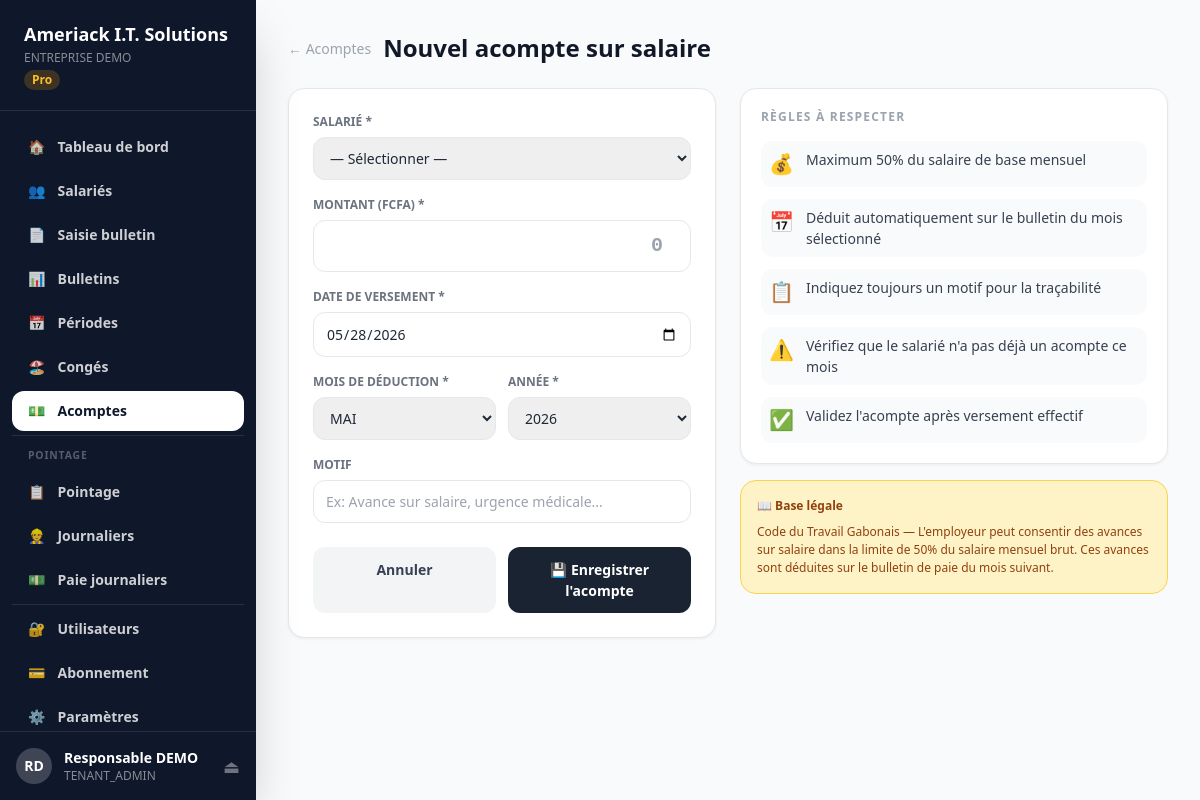
The page /acomptes/nouveau (signed in) on the database its author committed.
### models.py (models this page shows, shortened)
class Tenant(db.Model):
    __tablename__ = "tenants"
    id               = db.Column(db.Integer, primary_key=True)
    slug             = db.Column(db.String(50), nullable=False, unique=True)   # ex: maentreprise
    denomination     = db.Column(db.String(200), nullable=False)
    sigle            = db.Column(db.String(50))
    activite         = db.Column(db.String(200))
    secteur          = db.Column(db.String(200))
    nif              = db.Column(db.String(50))
    numero_cnss      = db.Column(db.String(50))
    numero_cnamgs    = db.Column(db.String(50))
    adresse          = db.Column(db.String(300))
    boite_postale    = db.Column(db.String(20))
    telephone        = db.Column(db.String(20))
    ville            = db.Column(db.String(100), default="Libreville")
    region           = db.Column(db.String(100))
    pays             = db.Column(db.String(100), default="Gabon")
    plan_id          = db.Column(db.Integer, db.ForeignKey("plans.id"))
    statut           = db.Column(db.String(20), default="ACTIF")   # ACTIF, SUSPENDU, ESSAI
    date_inscription = db.Column(db.DateTime, default=datetime.utcnow)
    date_expiration  = db.Column(db.DateTime)
    token_api        = db.Column(db.String(64), unique=True)
    logo_url         = db.Column(db.String(500))
    utilisateurs  = db.relationship("Utilisateur", backref="tenant", lazy=True, foreign_keys="Utilisateur.tenant_id")
    salaries      = db.relationship("Salarie", backref="tenant", lazy=True)
    periodes      = db.relationship("PeriodePaie", backref="tenant", lazy=True)
    categories    = db.relationship("CategorieEmploi", backref="tenant", lazy=True)

class Plan(db.Model):
    __tablename__ = "plans"
    id               = db.Column(db.Integer, primary_key=True)
    code             = db.Column(db.String(20), nullable=False, unique=True)
    nom              = db.Column(db.String(100), nullable=False)
    prix_mensuel     = db.Column(db.Numeric(12,2), nullable=False)
    max_salaries     = db.Column(db.Integer)          # None = illimité
    max_utilisateurs = db.Column(db.Integer)
    description      = db.Column(db.Text)
    actif            = db.Column(db.Boolean, default=True)
    tenants = db.relationship("Tenant", backref="plan", lazy=True)

class Utilisateur(db.Model, UserMixin):
    __tablename__ = "utilisateurs"
    id                 = db.Column(db.Integer, primary_key=True)
    nom                = db.Column(db.String(100), nullable=False)
    prenom             = db.Column(db.String(100), nullable=False)
    email              = db.Column(db.String(200), nullable=False, unique=True)
    mot_de_passe_hash  = db.Column(db.String(256), nullable=False)
    role               = db.Column(db.String(30), default="GESTIONNAIRE")
    tenant_id          = db.Column(db.Integer, db.ForeignKey("tenants.id"), nullable=True)
    actif              = db.Column(db.Boolean, default=True)
    derniere_connexion = db.Column(db.DateTime)
    date_creation      = db.Column(db.DateTime, default=datetime.utcnow)
    @property
    def nom_complet(self): return f"{self.prenom} {self.nom}"
    @property
    def is_super_admin(self): return self.role == "SUPER_ADMIN"
    @property
    def is_tenant_admin(self): return self.role in ("SUPER_ADMIN","TENANT_ADMIN")
    @property
    def can_edit(self): return self.role in ("SUPER_ADMIN","TENANT_ADMIN","GESTIONNAIRE")

### app.py (the view, shortened to what this page needs)
@app.route("/acomptes/nouveau", methods=["GET","POST"])
@login_required
def acompte_nouveau():
    if current_user.is_super_admin: return redirect(url_for("admin_dashboard"))
    t = get_tenant()
    if not t: return redirect(url_for("login"))
    if not current_user.can_edit: abort(403)
    salaries_list = Salarie.query.filter_by(tenant_id=t.id, statut="ACTIF").order_by(Salarie.nom).all()
    return render_template("tenant/acompte_form.html", tenant=t, salaries=salaries_list, now=datetime.now())

### app.py (called while the page is built)
@login_manager.user_loader
def load_user(uid): return Utilisateur.query.get(int(uid))

def get_tenant():
    if current_user.is_super_admin:
        return None
    return current_user.tenant

@app.context_processor
def inject_globals(): return {"now":datetime.now(),"enumerate":enumerate}

### templates/tenant/acompte_form.html (shortened to what this page needs)
{% extends "tenant/base.html" %}
{% block content %}
<div style="display:flex;align-items:center;gap:.75rem;margin-bottom:1.5rem">
  <a href="/acomptes" style="color:#9ca3af;font-size:.875rem;text-decoration:none">← Acomptes</a>
  <h1 class="text-2xl font-black text-gray-900">Nouvel acompte sur salaire</h1>
</div>
<div style="display:grid;grid-template-columns:1fr 1fr;gap:1.5rem">
  <div class="card p-6">
    <form method="POST" action="/acomptes/nouveau" class="space-y-4">
      <div>
        <label style="display:block;font-size:.75rem;font-weight:700;color:#6b7280;text-transform:uppercase;margin-bottom:.375rem">Salarié *</label>
        <select name="salarie_id" id="sel_salarie" required
          style="width:100%;border:1px solid #e5e7eb;border-radius:.75rem;padding:.625rem .75rem;font-size:.875rem"
          onchange="chargerSalaire(this.value)">
          <option value="">— Sélectionner —</option>
        </select>
      </div>
      <div>
        <label style="display:block;font-size:.75rem;font-weight:700;color:#6b7280;text-transform:uppercase;margin-bottom:.375rem">Montant (FCFA) *</label>
        <input type="number" name="montant" id="montant" required min="1" step="1000"
          style="width:100%;border:1px solid #e5e7eb;border-radius:.75rem;padding:.625rem .75rem;font-size:1.25rem;font-weight:900;text-align:right;font-family:monospace;box-sizing:border-box"
          placeholder="0"
          oninput="verifierMontant()"/>
      </div>
      <div>
        <label style="display:block;font-size:.75rem;font-weight:700;color:#6b7280;text-transform:uppercase;margin-bottom:.375rem">Date de versement *</label>
        <input type="date" name="date_acompte" required
          value="{{ now.strftime('%Y-%m-%d') }}"
          style="width:100%;border:1px solid #e5e7eb;border-radius:.75rem;padding:.625rem .75rem;font-size:.875rem;box-sizing:border-box"/>
      </div>
      <div style="display:grid;grid-template-columns:1fr 1fr;gap:.75rem">
        <div>
          <label style="display:block;font-size:.75rem;font-weight:700;color:#6b7280;text-transform:uppercase;margin-bottom:.375rem">Mois de déduction *</label>
          <select name="mois" required style="width:100%;border:1px solid #e5e7eb;border-radius:.75rem;padding:.625rem .75rem;font-size:.875rem">
            {% for i in range(1,13) %}
            <option value="{{ i }}" {% if i==now.month %}selected{% endif %}>
              {% set mois_noms = ['','JANVIER','FÉVRIER','MARS','AVRIL','MAI','JUIN','JUILLET','AOÛT','SEPTEMBRE','OCTOBRE','NOVEMBRE','DÉCEMBRE'] %}
              {{ mois_noms[i] }}
            </option>
            {% endfor %}
          </select>
        </div>
        <div>
          <label style="display:block;font-size:.75rem;font-weight:700;color:#6b7280;text-transform:uppercase;margin-bottom:.375rem">Année *</label>
          <select name="annee" required style="width:100%;border:1px solid #e5e7eb;border-radius:.75rem;padding:.625rem .75rem;font-size:.875rem">
            {% for y in range(now.year, now.year-2, -1) %}
            <option value="{{ y }}" {% if y==now.year %}selected{% endif %}>{{ y }}</option>
            {% endfor %}
          </select>
        </div>
      </div>
      <div>
        <label style="display:block;font-size:.75rem;font-weight:700;color:#6b7280;text-transform:uppercase;margin-bottom:.375rem">Motif</label>
        <input type="text" name="motif" placeholder="Ex: Avance sur salaire, urgence médicale..."
          style="width:100%;border:1px solid #e5e7eb;border-radius:.75rem;padding:.625rem .75rem;font-size:.875rem;box-sizing:border-box"/>
      </div>
      <div style="display:flex;gap:.75rem;padding-top:.5rem">
        <a href="/acomptes" style="flex:1;background:#f3f4f6;color:#374151;padding:.75rem;border-radius:.75rem;font-weight:700;font-size:.875rem;text-align:center;text-decoration:none">Annuler</a>
        <button type="submit" style="flex:1;background:#1a2332;color:white;padding:.75rem;border-radius:.75rem;font-weight:700;font-size:.875rem;border:none;cursor:pointer">
          💾 Enregistrer l'acompte
        </button>
      </div>
    </form>
  </div>
  <div style="display:flex;flex-direction:column;gap:1rem">
    <div class="card p-5">
      <h2 class="text-xs font-bold text-gray-400 uppercase tracking-widest mb-4">Règles à respecter</h2>
      <div style="display:flex;flex-direction:column;gap:.75rem;font-size:.875rem">
        {% for icon, text in [
          ('💰', 'Maximum 50% du salaire de base mensuel'),
          ('📅', 'Déduit automatiquement sur le bulletin du mois sélectionné'),
          ('📋', 'Indiquez toujours un motif pour la traçabilité'),
          ('⚠️', 'Vérifiez que le salarié n\'a pas déjà un acompte ce mois'),
          ('✅', 'Validez l\'acompte après versement effectif'),
        ] %}
        <div style="display:flex;gap:.75rem;align-items:flex-start;padding:.5rem;background:#f9fafb;border-radius:.75rem">
          <span style="font-size:1.25rem;flex-shrink:0">{{ icon }}</span>
          <span style="color:#374151">{{ text }}</span>
        </div>
        {% endfor %}
      </div>
    </div>
    <div style="background:#fef3c7;border:1px solid #fcd34d;border-radius:1rem;padding:1rem">
      <div style="font-size:.75rem;font-weight:700;color:#92400e;margin-bottom:.5rem">📖 Base légale</div>
      <div style="font-size:.75rem;color:#92400e;line-height:1.5">
        Code du Travail Gabonais — L'employeur peut consentir des avances sur salaire dans la limite
        de 50% du salaire mensuel brut. Ces avances sont déduites sur le bulletin de paie du mois suivant.
      </div>
    </div>
  </div>
</div>
{% endblock %}

### templates/tenant/base.html (shortened to what this page needs)
<!DOCTYPE html>
<html lang="fr">
<head>
  <script src="https://cdn.tailwindcss.com"></script>
</head>
<body class="bg-gray-50 text-gray-800">
<div class="flex min-h-screen">
  <aside class="w-64 bg-slate-900 text-white flex flex-col fixed h-full z-20 shadow-2xl">
    <div class="px-6 py-5 border-b border-white/10">
      <div class="text-lg font-black">Ameriack I.T. Solutions</div>
      <div class="text-xs text-white/50 mt-0.5 truncate">
        {% if tenant %}{{ tenant.denomination }}{% else %}Espace entreprise{% endif %}
      </div>
      {% if tenant and tenant.plan %}
      <span class="text-xs bg-amber-500/20 text-amber-400 px-2 py-0.5 rounded-full font-bold mt-1 inline-block">
        {{ tenant.plan.nom }}
      </span>
      {% endif %}
    </div>
    <nav class="flex-1 px-3 py-4 space-y-1 overflow-y-auto">
      {% set ep = request.endpoint %}
      <a href="/dashboard" class="flex items-center gap-3 px-4 py-2.5 rounded-xl text-sm font-semibold transition-all {{ 'bg-white text-slate-900' if ep=='dashboard' else 'text-white/80 hover:bg-white/10' }}">
        🏠 <span>Tableau de bord</span>
      </a>
      <a href="/salaries" class="flex items-center gap-3 px-4 py-2.5 rounded-xl text-sm font-semibold transition-all {{ 'bg-white text-slate-900' if 'salari' in ep else 'text-white/80 hover:bg-white/10' }}">
        👥 <span>Salariés</span>
      </a>
      <a href="/bulletins/saisie" class="flex items-center gap-3 px-4 py-2.5 rounded-xl text-sm font-semibold transition-all {{ 'bg-white text-slate-900' if ep=='bulletin_saisie' else 'text-white/80 hover:bg-white/10' }}">
        📄 <span>Saisie bulletin</span>
      </a>
      <a href="/bulletins" class="flex items-center gap-3 px-4 py-2.5 rounded-xl text-sm font-semibold transition-all {{ 'bg-white text-slate-900' if ep=='bulletins' else 'text-white/80 hover:bg-white/10' }}">
        📊 <span>Bulletins</span>
      </a>
      <a href="/periodes" class="flex items-center gap-3 px-4 py-2.5 rounded-xl text-sm font-semibold transition-all {{ 'bg-white text-slate-900' if ep=='periodes' else 'text-white/80 hover:bg-white/10' }}">
        📅 <span>Périodes</span>
      </a>
      <a href="/conges" class="flex items-center gap-3 px-4 py-2.5 rounded-xl text-sm font-semibold transition-all {{ 'bg-white text-slate-900' if 'conge' in ep else 'text-white/80 hover:bg-white/10' }}">
        🏖️ <span>Congés</span>
      </a>
      <a href="/acomptes" class="flex items-center gap-3 px-4 py-2.5 rounded-xl text-sm font-semibold transition-all {{ 'bg-white text-slate-900' if 'acompte' in ep else 'text-white/80 hover:bg-white/10' }}">
        💵 <span>Acomptes</span>
      </a>
      <div class="border-t border-white/10 my-2"></div>
      <p style="font-size:.65rem;font-weight:700;color:rgba(255,255,255,.3);text-transform:uppercase;letter-spacing:.08em;padding:.5rem 1rem .25rem">Pointage</p>
      <a href="/pointage" class="flex items-center gap-3 px-4 py-2.5 rounded-xl text-sm font-semibold transition-all {{ 'bg-white text-slate-900' if ep=='pointage' else 'text-white/80 hover:bg-white/10' }}">
        📋 <span>Pointage</span>
      </a>
      <a href="/journaliers" class="flex items-center gap-3 px-4 py-2.5 rounded-xl text-sm font-semibold transition-all {{ 'bg-white text-slate-900' if 'journalier' in ep else 'text-white/80 hover:bg-white/10' }}">
        👷 <span>Journaliers</span>
      </a>
      <a href="/journaliers/paie" class="flex items-center gap-3 px-4 py-2.5 rounded-xl text-sm font-semibold transition-all {{ 'bg-white text-slate-900' if 'journaliers_paie' in ep else 'text-white/80 hover:bg-white/10' }}">
        💵 <span>Paie journaliers</span>
      </a>
      <div class="border-t border-white/10 my-2"></div>
      {% if current_user.is_tenant_admin %}
      <a href="/utilisateurs" class="flex items-center gap-3 px-4 py-2.5 rounded-xl text-sm font-semibold transition-all {{ 'bg-white text-slate-900' if 'utilisateur' in ep else 'text-white/80 hover:bg-white/10' }}">
        🔐 <span>Utilisateurs</span>
      </a>
      {% endif %}
      <a href="/paiement" class="flex items-center gap-3 px-4 py-2.5 rounded-xl text-sm font-semibold transition-all {{ 'bg-white text-slate-900' if ep=='paiement' else 'text-white/80 hover:bg-white/10' }}">
        💳 <span>Abonnement</span>
      </a>
      <a href="/parametres" class="flex items-center gap-3 px-4 py-2.5 rounded-xl text-sm font-semibold transition-all {{ 'bg-white text-slate-900' if ep=='parametres' else 'text-white/80 hover:bg-white/10' }}">
        ⚙️ <span>Paramètres</span>
      </a>
    </nav>
    <div class="px-4 py-4 border-t border-white/10">
      <div class="flex items-center gap-3">
        <div class="w-9 h-9 rounded-full bg-white/20 flex items-center justify-center text-sm font-black flex-shrink-0">
          {{ current_user.prenom[0] }}{{ current_user.nom[0] }}
        </div>
        <div class="flex-1 min-w-0">
          <div class="text-sm font-bold truncate">{{ current_user.nom_complet }}</div>
          <div class="text-xs text-white/50">{{ current_user.role }}</div>
        </div>
        <a href="/logout" title="Déconnexion" class="text-white/40 hover:text-white text-lg">⏏</a>
      </div>
    </div>
  </aside>
  <main class="ml-64 flex-1 p-8 min-h-screen">
    {% block content %}{% endblock %}
  </main>
</div>
</body>
</html>

### templates/tenant/base.html (style rules this page uses)
body { font-family:'Segoe UI',system-ui,sans-serif }
.card { background:white;border-radius:1rem;border:1px solid #e5e7eb;box-shadow:0 1px 3px rgba(0,0,0,.06) }

### rows shown on the page
Tenant: denomination "ENTREPRISE DEMO"
Plan: plan.nom "Pro"
Utilisateur: prenom "R", nom "D", nom_complet "Responsable DEMO", role "TENANT_ADMIN"

### other values the page prints
{{ icon }} "💰" "📅" "📋" "⚠️" "✅"
{{ text }} "Maximum 50% du salaire de base mensuel" "Déduit automatiquement sur le bulletin du mois sélectionné" "Indiquez toujours un motif pour la traçabilité" "Vérifiez que le salarié n'a pas déjà un acompte ce mois" "Validez l'acompte après versement effectif"
form field mois "MAI"
form field annee "2026"
